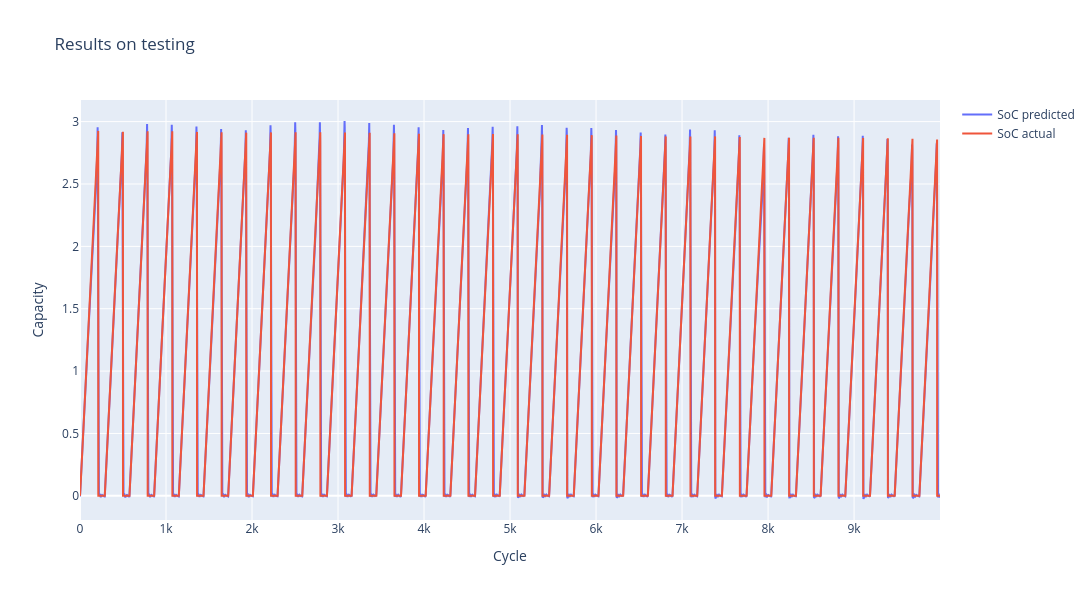

Notebook code for this chart:
### Code cell
cycle_num = 0
steps_num = 10000
step_index = np.arange(cycle_num*steps_num, (cycle_num+1)*steps_num)

fig = go.Figure()
fig.add_trace(go.Scatter(x=step_index, y=test_predictions.flatten()[cycle_num*steps_num:(cycle_num+1)*steps_num],
                    mode='lines', name='SoC predicted'))
fig.add_trace(go.Scatter(x=step_index, y=test_y.flatten()[cycle_num*steps_num:(cycle_num+1)*steps_num],
                    mode='lines', name='SoC actual'))
fig.update_layout(title='Results on testing',
                  xaxis_title='Cycle',
                  yaxis_title='Capacity',
                  width=1400,
                  height=600)
fig.show()

### Figure 1 — Plotly figure (JSON) as saved in the notebook; plotly's stock layout.template omitted (floating-point values rounded to 4 significant figures; data arrays with more than 128 entries replaced by an {"elided": "..."} marker saying what was removed)
{"data": [{"mode": "lines", "name": "SoC predicted", "type": "scatter", "x": {"elided": "10000 int values"}, "y": {"elided": "10000 float values"}}, {"mode": "lines", "name": "SoC actual", "type": "scatter", "x": {"elided": "10000 int values"}, "y": {"elided": "10000 float values"}}], "layout": {"height": 600, "title": {"text": "Results on testing"}, "width": 1400, "xaxis": {"title": {"text": "Cycle"}}, "yaxis": {"title": {"text": "Capacity"}}}}
